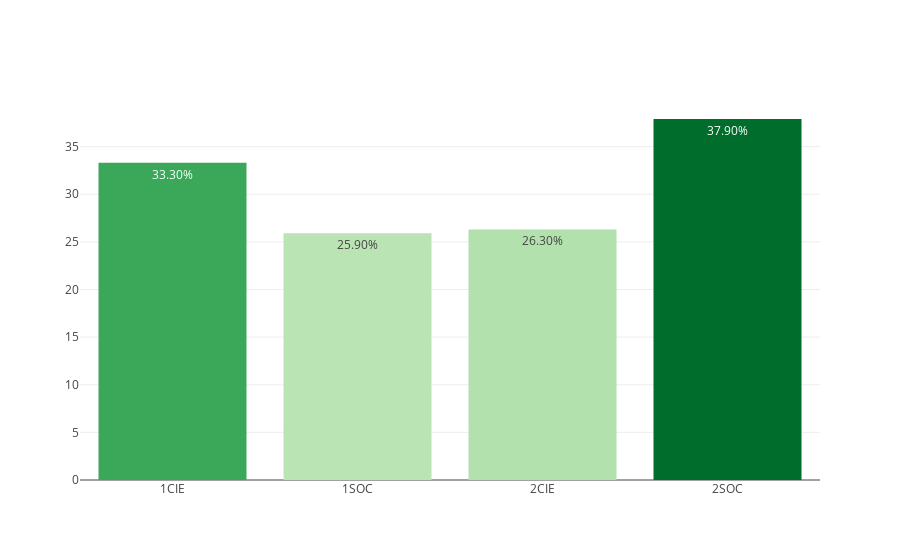

Notebook code cell kept with this figure:
### Markdown cell above
## BACHILLERATO

### Code cell
dfc_BACH = loaders.get_data_by_stages(dfc, 'BACH')
myplotly.bar_simple(dfc_BACH.index, dfc_BACH['éxito'])

### Figure 1 — Plotly figure (JSON) as saved in the notebook; plotly's stock layout.template omitted (floating-point values rounded to 4 significant figures)
{"data": [{"hoverinfo": "x+text", "marker": {"color": [33.3, 25.9, 26.3, 37.9], "colorscale": [[0, "rgb(186,228,179)"], [0.3333, "rgb(116,196,118)"], [0.6667, "rgb(49,163,84)"], [1, "rgb(0,109,44)"]]}, "text": ["33.30%", "25.90%", "26.30%", "37.90%"], "type": "bar", "uid": "8d588736-c90f-4ee2-8689-b21f8317a930", "x": ["1CIE", "1SOC", "2CIE", "2SOC"], "y": [33.3, 25.9, 26.3, 37.9]}], "layout": {"title": {"text": ""}}}
